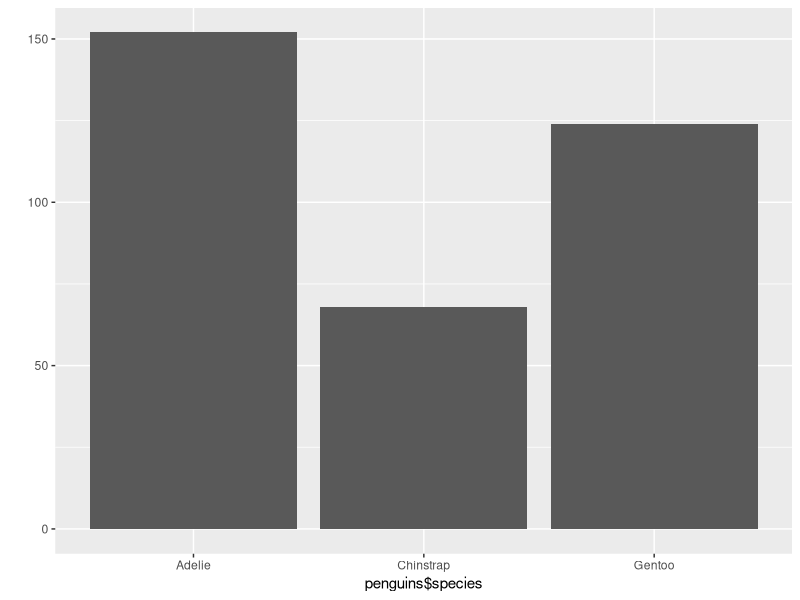
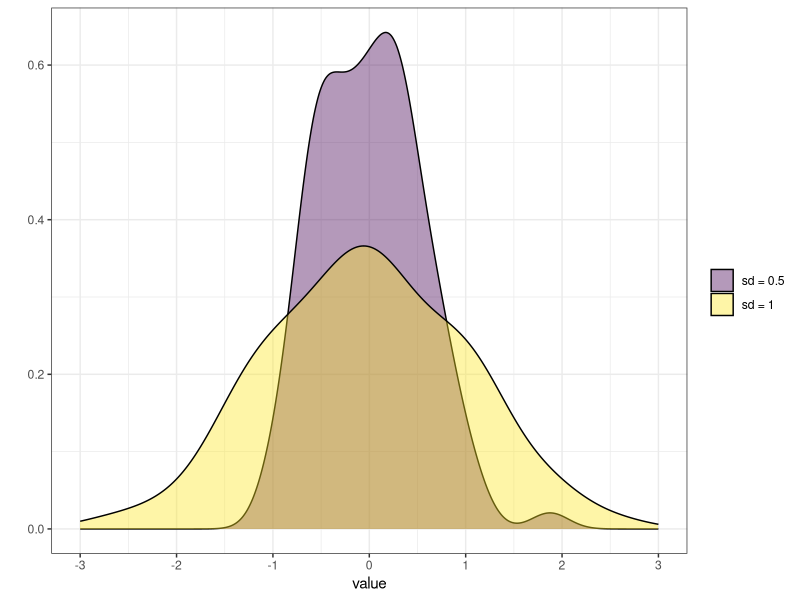
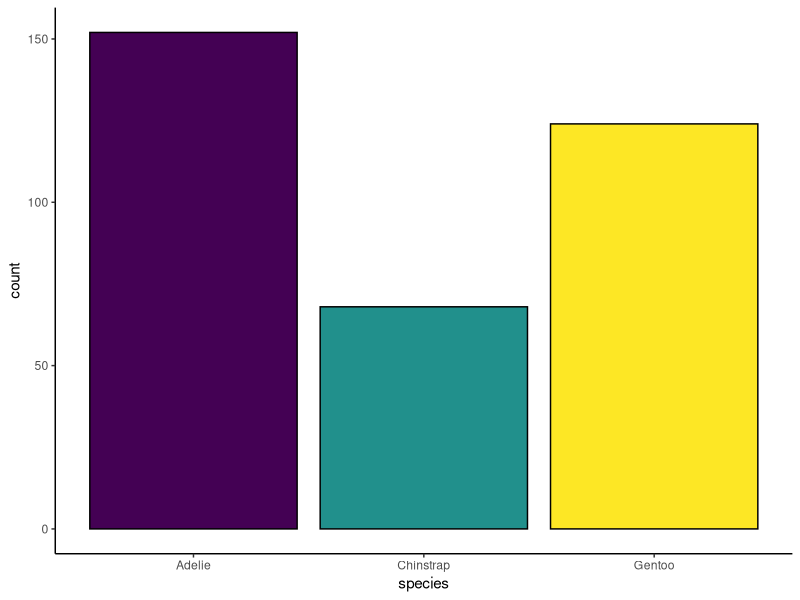
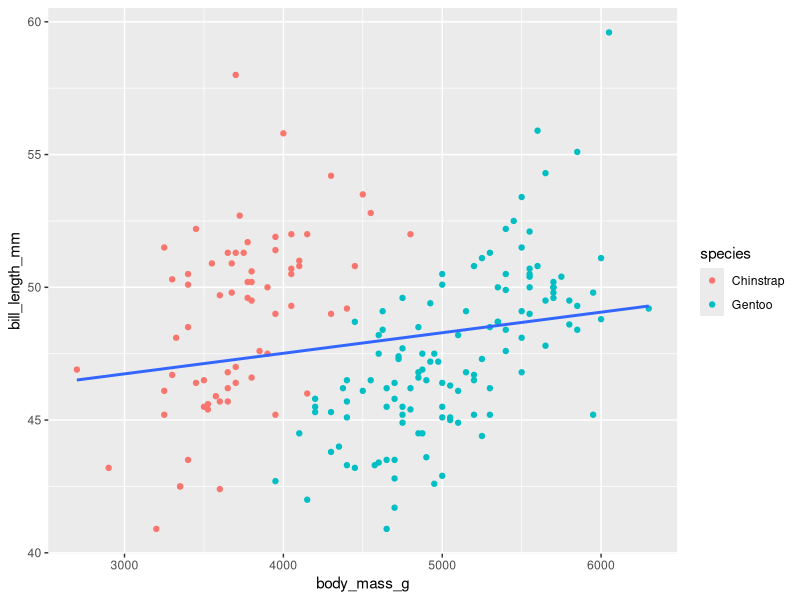
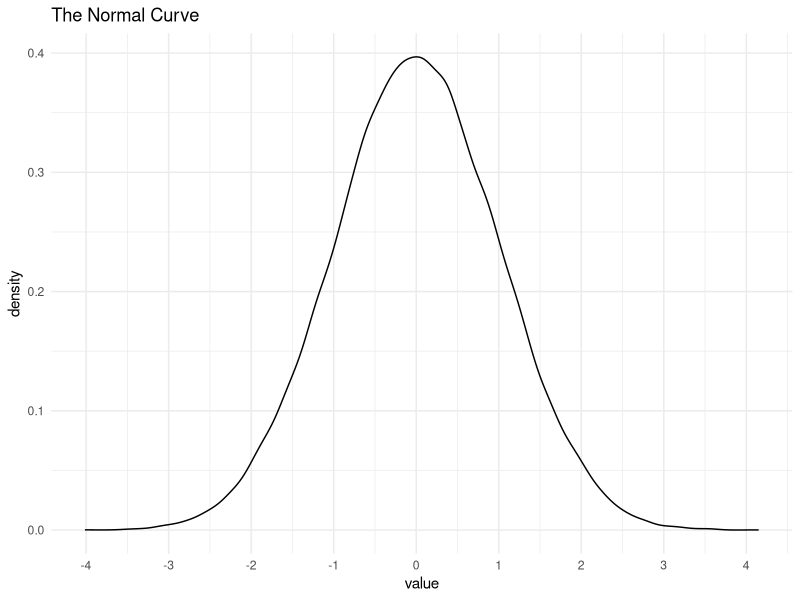
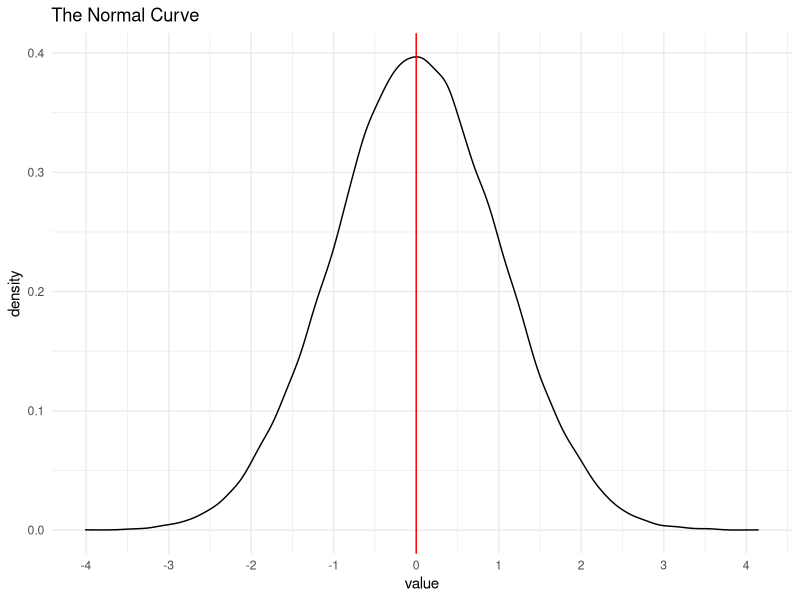
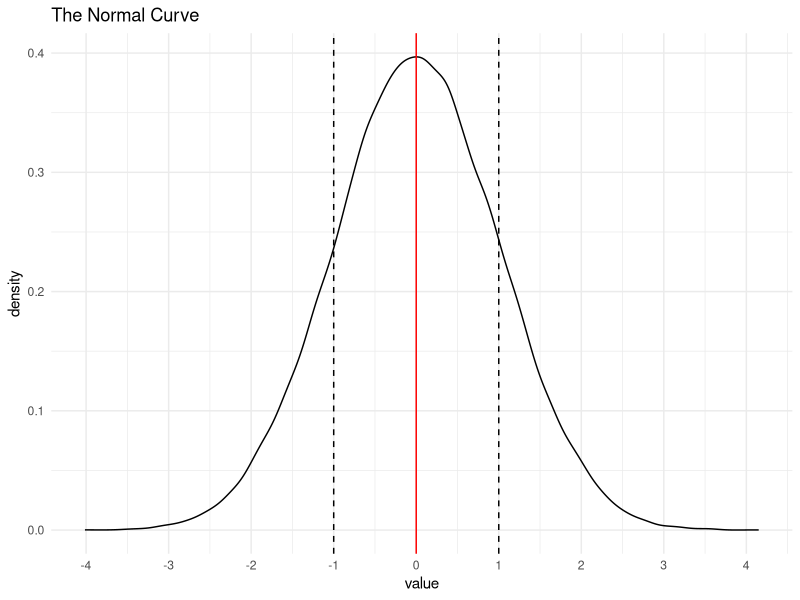
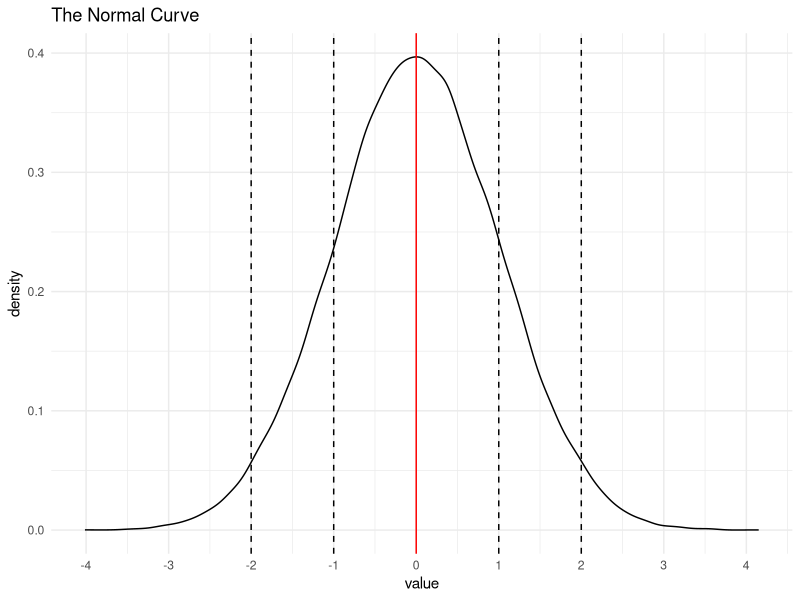

Reproduce these figures in R, in order.
## ---- chunk 1
library(tidyverse)
library(openxlsx)
library(palmerpenguins)
penguins <- penguins
## ---- chunk 2
p <- c(1, 2, 3, 4, 5) # same result with p <- c(1:5)
## ---- chunk 3
sum(p)/length(p) 
## ---- chunk 4
mean(p) 
## ---- chunk 5
y <- sample(1:20, 5, replace = TRUE)
y
## ---- chunk 6
sort(y)
## ---- chunk 7
median(y)
## ---- chunk 8
vector1 <- c( 4, 6, 7, 4, 6, 8, 5)
vector2 <- c( 4, 6, 7, 4, 6, 8, 5, 12, 10)
## ---- chunk 9
median(vector1)
median(vector2)
## ---- chunk 10
mean(vector1)
mean(vector2)
## ---- chunk 11
penguins <- penguins
qplot(penguins$species)
## ---- chunk 12
penguins$bill_length_mm[c(1, 5, 29, 32, 57)] %>% sort()
## ---- chunk 13
max(penguins$bill_length_mm[c(1, 5, 29, 32, 57)])
min(penguins$bill_length_mm[c(1, 5, 29, 32, 57)])

## ---- chunk 14
dist1 <- rnorm(100, 0, 1)
dist2 <- rnorm(100, 0, 0.5)

dist <- data.frame(label = c(rep("sd = 1", 100), rep("sd = 0.5", 100)), 
                   value = c(dist1, dist2))

ggplot(dist, aes(x = value))+
  geom_density(aes(group = label, fill = factor(label)), alpha = 0.4)+
  labs(group = "", fill = "", y = "")+
  scale_fill_viridis_d()+
  theme_bw()+
  scale_x_continuous(limits = c(-3, 3), breaks = seq(-3, 3, 1))

## ---- chunk 15
table(penguins$species)
## ---- chunk 16
ggplot(penguins, aes(x = species, fill = species))+geom_bar(color = "black")+ scale_fill_viridis_d()+theme_classic()+theme(legend.position = "none")
## ---- chunk 17
table(penguins$species, penguins$island)

## ---- chunk 18
proportions(table(penguins$species, penguins$island))
## ---- chunk 19
proportions(table(penguins$species, penguins$island))*100
## ---- chunk 20
str(penguins)
## ---- chunk 21
penguins$bill_length_mm %>% head(30)

penguins$species %>% head(30)
## ---- chunk 22
bill_length_cm <- penguins$bill_length_mm/10

head(bill_length_cm, 30)
## ---- chunk 23
penguins$bill_length_cm <- penguins$bill_length_mm/10

colnames(penguins)
## ---- chunk 24
select(penguins, species, year)
## ---- chunk 25
select(penguins, species:bill_length_mm, year)
## ---- chunk 26
select(penguins, ends_with("_mm"))
## ---- chunk 27
select(penguins, -ends_with("_mm"))
## ---- chunk 28
filter(penguins, species == "Adelie" & year != 2007)
## ---- chunk 29
filter(penguins, is.na(flipper_length_mm))
## ---- chunk 30
filter(penguins, species == "Adelie" | species == "Gentoo")
## ---- chunk 31
filter(penguins, species %in% c("Adelie", "Gentoo"))
## ---- chunk 32
targetspecies <- c("Adelie", "Gentoo")
filter(penguins, species %in% targetspecies)
## ---- chunk 33
rename(penguins, bill.l = bill_length_mm, flip.l = flipper_length_mm)
## ---- chunk 34
mutate(penguins, bill_length_mm = bill_length_cm/10)
## ---- chunk 35
mutate(penguins, cute = ifelse(bill_length_mm < 35, "Yes", "No"))
## ---- chunk 36
mutate(penguins, 
       bill_length_z = bill_length_mm - mean(bill_length_mm, na.rm = TRUE), 
       bill_length_z = bill_length_z/ sd(bill_length_mm, na.rm = TRUE))   %>% select(species, island, bill_length_mm, bill_length_z)
## ---- chunk 37
penguins %>% 
  mutate(bill_length_cm = bill_length_mm/10)%>%
  filter(species == "Gentoo")%>% 
  select(island, sex, bill_length_cm)
## ---- chunk 38
penguins %>% 
  filter(species %in% c("Gentoo", "Chinstrap"))%>%
  ggplot(aes(x = body_mass_g, y = bill_length_mm))+ # note we use + 
    geom_point(aes(col = species))+
    geom_smooth(method = "lm", se = FALSE)
## ---- chunk 39
child <- read.xlsx("data/child-loop-long.xlsx")
## ---- chunk 40
child %>% filter(!is.na(age))%>% head()
## ---- chunk 41
child %>% filter(!is.na(age))%>% select(id, child) %>% head(10)
## ---- chunk 42
child %>% 
  filter(!is.na(age))%>%
  group_by(id)%>%
  summarize(n_kids = n())
## ---- chunk 43
penguins %>% 
  group_by(species)%>%
  summarize(n = n(), 
            mean_bill_l = mean(bill_length_mm, na.rm = TRUE), 
            sd_bill_l = sd(bill_length_mm, na.rm = TRUE))
## ---- chunk 44
sample <- data.frame(index = seq(1, 50000, 1), 
                     value = rnorm(50000, mean = 0, sd = 1))

ggplot(sample, aes(x = value))+ geom_density()+ scale_x_continuous(breaks = seq(-4, 4, 1))+ theme_minimal()+ggtitle("The Normal Curve")
## ---- chunk 45
ggplot(sample, aes(x = value))+ geom_density()+ scale_x_continuous(breaks = seq(-4, 4, 1))+ theme_minimal()+ggtitle("The Normal Curve")+ geom_vline(xintercept = 0, color = "red")
## ---- chunk 46
ggplot(sample, aes(x = value))+ geom_density()+ scale_x_continuous(breaks = seq(-4, 4, 1))+ theme_minimal()+ggtitle("The Normal Curve")+ geom_vline(xintercept = 0, color = "red")+ geom_vline(xintercept = c(-1, 1), color = "black", lty = "dashed")
## ---- chunk 47
ggplot(sample, aes(x = value))+ geom_density()+ scale_x_continuous(breaks = seq(-4, 4, 1))+ theme_minimal()+ggtitle("The Normal Curve")+ geom_vline(xintercept = 0, color = "red")+ geom_vline(xintercept = c(-1, 1, -2, 2), color = "black", lty = "dashed")
## ---- chunk 48
ggplot(sample, aes(x = value))+ geom_density()+ scale_x_continuous(breaks = seq(-4, 4, 1))+ theme_minimal()+ggtitle("The Normal Curve")+ geom_vline(xintercept = 0, color = "red")+ geom_vline(xintercept = c(-1, 1, -2, 2), color = "black", lty = "dashed")
## ---- chunk 49
pnorm(2.10, mean = 0, sd = 1)
## ---- chunk 50

as.data.frame.density <- function(x) data.frame(x = x$x, y = x$y)

densities <- 
  as.data.frame.density(density(sample$value))

ggplot(densities, aes(x = x, y = y)) + 
  geom_density(stat = 'identity')+
  geom_density(data = subset(densities, x < 2.10), fill = "turquoise", stat = 'identity', alpha = 0.6)+theme_minimal()+
  scale_x_continuous(breaks = seq(-4, 4, 1))

## ---- chunk 51
pnorm(2.10, mean = 0, sd = 1)
## ---- chunk 52
1 - pnorm(2.10, mean = 0, sd = 1)

pnorm(2.10, mean = 0, sd = 1, lower.tail = FALSE)
## ---- chunk 53
mean <- pnorm(0, mean = 0, sd = 1)
plusone <- pnorm(1, mean = 0, sd = 1)
## ---- chunk 54
mean <- pnorm(0, mean = 0, sd = 1)
plusone <- pnorm(1, mean = 0, sd = 1)
## ---- chunk 55
plusone - mean
